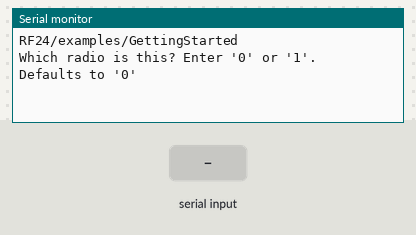
Simulated run of this sketch. Board: ESP32. On the bench: the last lines printed to the serial monitor. Inputs (shaded band) come from the test bench. Storage starts empty; no radio packets arrive unless stated.

Above: at 1.0 s.
1.1 s: "90,45\n" received over Serial
At 2.4 s:
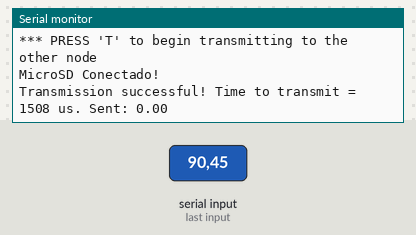
At 3.0 s:
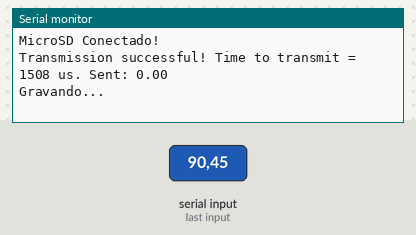
Timing chart, 0 to 4.5 s (numbered marks = the images above; inputs shaded):
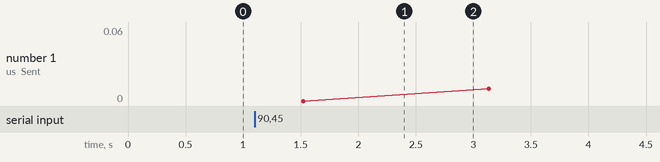

The sketch:

code.ino
```cpp
#include <SPI.h>
#include "printf.h"
#include "RF24.h"
#include "nRF24L01.h"

#define SCK_PIN 18
#define MISO_PIN 19
#define MOSI_PIN 23

#define CE_PIN 12
#define CS_NRFPIN 2


SPIClass vspi(VSPI);
/*
SPIClass hspi(HSPI);
*/


// instantiate an object for the nRF24L01 transceiver
RF24 radio(CE_PIN, CS_NRFPIN);

// Let these addresses be used for the pair
uint8_t address[][6] = {"1Node", "2Node"};
// It is very helpful to think of an address as a path instead of as
// an identifying device destination

// to use different addresses on a pair of radios, we need a variable to
// uniquely identify which address this radio will use to transmit
// 0 uses address[0] to transmit, 1 uses address[1] to transmit
bool radioNumber = 1;

// Used to control whether this node is sending or receiving
// true = TX role, false = RX role
bool role = true;

// For this example, we'll be using a payload containing
// a single float number that will be incremented
// on every successful transmission
float payload = 0.0;

/* CONFIGURAÇÕES PARA O USO DO CARTÃO SD */
#include <SD.h>

#define CS_SDPIN 5

File logfile;
int contador = 0;

void writeSd(String text){
  logfile = SD.open("/meulog.txt", FILE_APPEND);
  if(logfile){
    logfile.println(text);
    Serial.println("Gravando...");
    logfile.close();
  } else {
    Serial.println("Não foi possível gravar...");
  }
}

void setupSD() {
if(!SD.begin(CS_SDPIN)){
    Serial.println("SD not working ...");
    while(1);
  }
  Serial.println("MicroSD Conectado!");
}

void setupNRF() {
  Serial.begin(115200);
  while (!Serial) {
    // some boards need to wait to ensure access to serial over USB
  }

  // initialize the transceiver on the SPI bus
  delay(100);
  while(!radio.begin()) {

    Serial.println(F("Radio hardware is not responding!!"));
    Serial.println(F("NRF24L01 NÃO CONFIGURADO!\n"));
    delay(100);
  }

  // print example's introductory prompt
  Serial.println(F("RF24/examples/GettingStarted"));

  // To set the radioNumber via the Serial monitor on startup
  Serial.println(F("Which radio is this? Enter '0' or '1'. Defaults to '0'"));
  while (!Serial.available()) {
    // wait for user input
  }
  char input = Serial.parseInt();
  radioNumber = input == 1;
  Serial.print(F("radioNumber = "));
  Serial.println((int)radioNumber);

  // role variable is hardcoded to RX behavior, inform the user of this
  Serial.println(F("*** PRESS 'T' to begin transmitting to the other node"));

  delay(100);
  // Set the PA Level low to try preventing power supply related problems
  // because these examples are likely run with nodes in close proximity to
  // each other.
  // RF24_PA_MAX is default.
  radio.setPALevel(RF24_PA_LOW);

  // save on transmission time by setting the radio to only transmit the
  // number of bytes we need to transmit a float
  // float datatype occupies 4 bytes
  radio.setPayloadSize(sizeof(payload));

  // set the TX address of the RX node into the TX pipe
  // always uses pipe 0
  radio.openWritingPipe(address[radioNumber]);

  // set the RX address of the TX node into a RX pipe
  // using pipe 1
  radio.openReadingPipe(1, address[!radioNumber]);

  // additional setup specific to the node's role
  if (role) {
    // put radio in TX mode
    radio.stopListening();
  } else {
    // put radio in RX mode
    radio.startListening();
  }
}

void updateNRF() {
  if (role) {
    // This device is a TX node

    delay(100);
    unsigned long start_timer = micros();                    // start the timer
    bool report = radio.write(&payload, sizeof(float));      // transmit & save the report
    unsigned long end_timer = micros();                      // end the timer

    if (report) {
      Serial.print(F("Transmission successful! "));          // payload was delivered
      Serial.print(F("Time to transmit = "));
      Serial.print(end_timer - start_timer);                 // print the timer result
      Serial.print(F(" us. Sent: "));
      Serial.println(payload);                               // print payload sent
      payload += 0.01;                                       // increment float payload
    } else {
      Serial.println(F("Transmission failed or timed out")); // payload was not delivered
    }

    // to make this example readable in the serial monitor
    // slow transmissions down by 1 second
    delay(1000);

  } else {
    // This device is a RX node

    delay(100);
    uint8_t pipe;
    if (radio.available(&pipe)) {             // is there a payload? get the pipe number that recieved it
      uint8_t bytes = radio.getPayloadSize(); // get the size of the payload
      radio.read(&payload, bytes);            // fetch payload from FIFO
      Serial.print(F("Received "));
      Serial.print(bytes);                    // print the size of the payload
      Serial.print(F(" bytes on pipe "));
      Serial.print(pipe);                     // print the pipe number
      Serial.print(F(": "));
      Serial.println(payload);                // print the payload's value
    }
  }

  if (Serial.available()) {
    // change the role via the serial monitor

    char c = toupper(Serial.read());
    if (c == 'T' && !role) {
      // Become the TX node

      role = true;
      Serial.println(F("*** CHANGING TO TRANSMIT ROLE -- PRESS 'R' TO SWITCH BACK"));
      radio.stopListening();

    } else if (c == 'R' && role) {
      // Become the RX node

      role = false;
      Serial.println(F("*** CHANGING TO RECEIVE ROLE -- PRESS 'T' TO SWITCH BACK"));
      radio.startListening();
    }
  }
}

void setup() {
  /*
  hspi.begin(SCK_PIN, MISO_PIN, MOSI_PIN, CS_SDPIN);
  */
  vspi.begin(SCK_PIN, MISO_PIN, MOSI_PIN, CS_NRFPIN);

  pinMode(CS_NRFPIN, OUTPUT);
  pinMode(CS_SDPIN, OUTPUT);

  digitalWrite(CS_NRFPIN, LOW);
  delay(100);
  setupNRF();
  digitalWrite(CS_NRFPIN, HIGH);

  digitalWrite(CS_SDPIN, LOW);
  delay(100);
  setupSD();
  digitalWrite(CS_SDPIN, HIGH);
}

void loop() {

  digitalWrite(CS_NRFPIN, LOW);
  delay(100);
  updateNRF();
  digitalWrite(CS_NRFPIN, HIGH);

  digitalWrite(CS_SDPIN, LOW);
  delay(100);
  writeSd("Alanzinho" + String(contador));
  digitalWrite(CS_SDPIN, HIGH);

  contador++;
  delay(300);
}
```

Measured:
- after the input at 1.1 s, the serial monitor: prints a new line at once (image 1)
